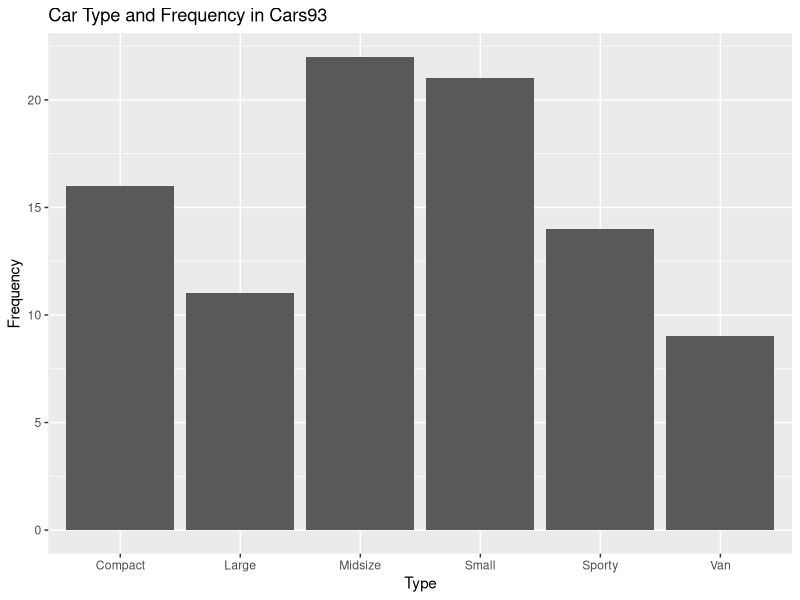

Reproduce this figure in R.
library(MASS)
library(ggplot2)


ggplot(Cars93,aes(x=Type)) +
  geom_bar()+
  labs(y="Frequency",title="Car Type and Frequency in Cars93")  